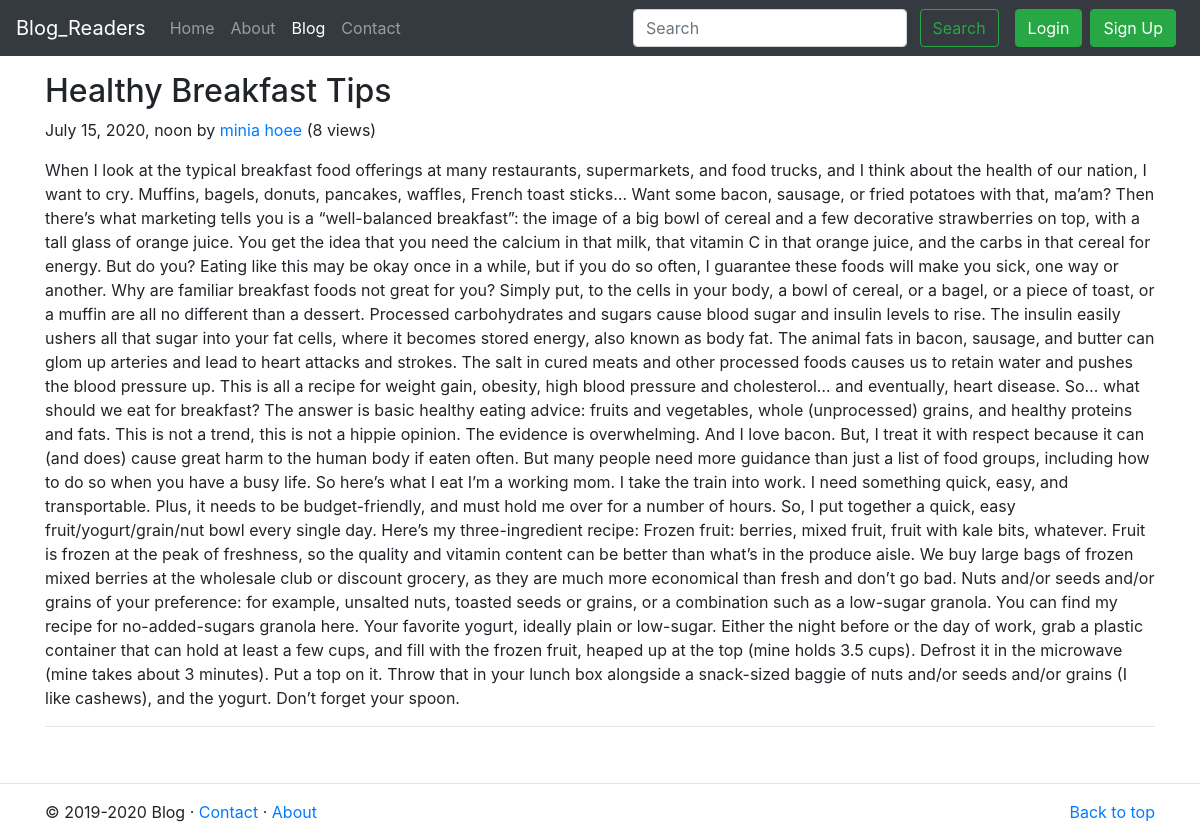
The page /blog/first on the database its author committed.
### blog/models.py (models this page shows, shortened)
class Post(models.Model):
    sno =models.AutoField(primary_key=True)
    title=models.CharField(max_length=100)
    author=models.CharField(max_length=15)
    content=models.TextField()
    slug=models.CharField(max_length=100)
    views =models.IntegerField(default=0)
    timeStamp=models.DateTimeField(blank=True)

### blog/views.py (the view)
# urls.py: path('<str:slug>',views.blogPost,name='blogPost')
def blogPost(request,slug):
    post = Post.objects.filter(slug=slug).first()
    post.views = post.views + 1
    post.save()
    context={'post':post}
    return render(request,'blog/blogPost.html',context)

### templates/blog/blogPost.html (shortened to what this page needs)
{% extends 'base.html' %}
{% block blogactive %}active{% endblock %}
{% block body %}
<div class="container my-3">
    <h2 class="blog-post-title">{{post.title}}</h2>
    <p class="blog-post-meta">{{post.timeStamp}} by <a href="#">{{post.author}}</a>  (<span>{{post.views}}</span> views)</p>
    <p>{{post.content}}</p>
    <hr>
  </div>
{% endblock %}

### rows shown on the page
Post: title "Healthy Breakfast Tips", timeStamp "July 15, 2020, noon", author "minia hoee", views "8", content "When I look at the typical breakfast food offerings at many restaurants, supermarkets, and food trucks, and I think about the health of our nation, I want to cry. Muffins, bagels, donuts, pancakes, waffles, French toast sticks… Want some bacon, sausage, or fried potatoes with that, ma’am? Then there’s what marketing tells you is a “well-balanced breakfast”: the image of a big bowl of cereal and a few decorative strawberries on top, with a tall glass of orange juice. You get the idea that you need the calcium in that milk, that vitamin C in that orange juice, and the carbs in that cereal for energy. But do you? Eating like this may be okay once in a while, but if you do so often, I guarantee…"
